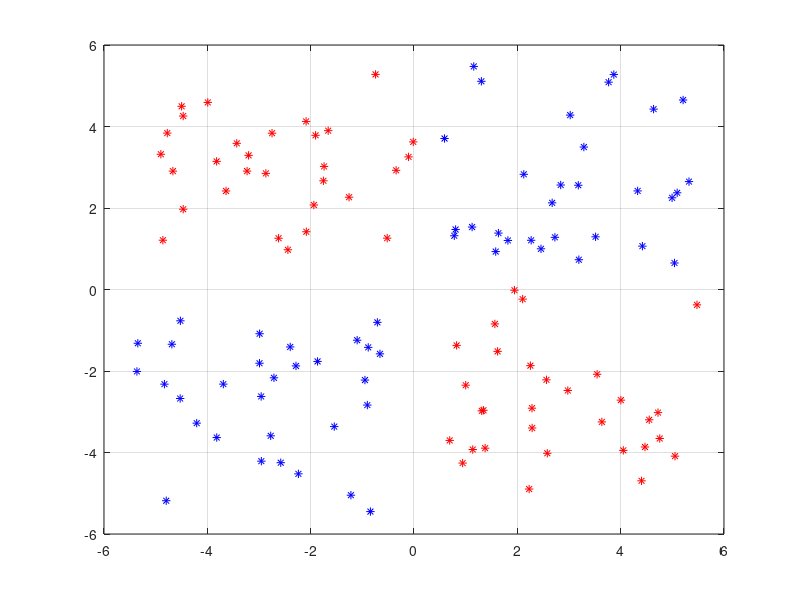

The MATLAB script that drew this image:
% Generate xor-like data as in the tensorflow playground example
% Size of each data cloud
squaresize = 5;
% Space between each data cloud
margin = 0.5;
%Number of points in each data cloud
numpts = 30;
xordata = zeros(numpts*4,2);
x1 = (rand(numpts,2).*squaresize) + margin;
x2 = (rand(numpts,2).*squaresize) + margin;
x2(:,2) = x2(:,2) - squaresize - margin;
x3 = (rand(numpts,2).*squaresize) + margin;
x3(:,1) = x3(:,1) - squaresize - margin;
x4 = (rand(numpts,2).*squaresize)- squaresize - margin;

%Plot the data
figure
plot(x1(:,1),x1(:,2),'b*');
hold on;
plot(x2(:,1),x2(:,2),'r*');
plot(x3(:,1),x3(:,2),'r*');
plot(x4(:,1),x4(:,2),'b*');
grid;

xordata = [x1; x2; x3; x4];
labels = [zeros(numpts,1); ones(numpts,1); ones(numpts,1); zeros(numpts,1)];
